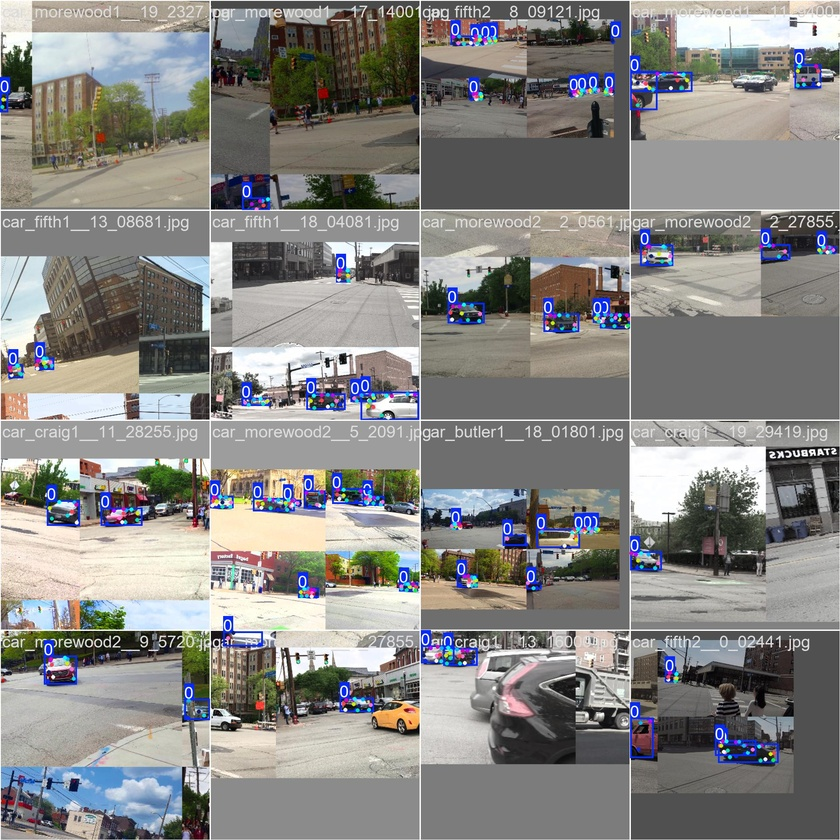
#> input picture images/flipfix_train_batch.jpg, 840 x 840 px, shrunk from 1920 x 1920 before the run
$ python realism_filter.py --inp ../images/flipfix_train_batch.jpg --out out.png
#> lines starting #> are read from the running program, lines starting #| are printed output that depends on the picture
"""Camera-realism filter for synthetic frames (the 'Unrecord' idea, but data-driven).

Measured gap synth->real CarFusion: real is sharper (x2.6), more saturated (x1.5),
slightly lower contrast (x0.82), and is JPEG (high-freq ringing) while synth is clean
PNG. So the realism stack INCREASES sharpness and saturation and adds JPEG/noise -
the opposite of the naive 'add blur + grain' look.

Stack (geometry-preserving, so keypoints stay valid):
  1. contrast pull-down toward real
  2. saturation boost toward real
  3. unsharp mask (real photos carry more edge energy than soft TAA renders)
  4. fine sensor noise
  5. subtle chromatic aberration (real lens)
  6. mild vignette
  7. JPEG recompression (matches CarFusion's compression artifacts)

apply() is deterministic; apply_random() jitters the parameters per frame for
domain-randomized training data.
"""

from __future__ import annotations

import argparse

import cv2
import numpy as np


def _chromatic_aberration(img, shift=1.2):
    h, w = img.shape[:2]
    yy, xx = np.mgrid[0:h, 0:w].astype(np.float32)
    cx, cy = w / 2, h / 2
    nx, ny = (xx - cx) / cx, (yy - cy) / cy
    b, g, r = cv2.split(img.astype(np.float32))
    mapxr, mapyr = xx + nx * shift, yy + ny * shift
    mapxb, mapyb = xx - nx * shift, yy - ny * shift
    r = cv2.remap(r, mapxr, mapyr, cv2.INTER_LINEAR, borderMode=cv2.BORDER_REFLECT)
    b = cv2.remap(b, mapxb, mapyb, cv2.INTER_LINEAR, borderMode=cv2.BORDER_REFLECT)
    return cv2.merge([b, g, r])


def _vignette(img, strength=0.25):
    h, w = img.shape[:2]
    yy, xx = np.mgrid[0:h, 0:w].astype(np.float32)
    d = np.sqrt(((xx - w / 2) / (w / 2)) ** 2 + ((yy - h / 2) / (h / 2)) ** 2)
    mask = 1.0 - strength * np.clip(d - 0.4, 0, 1) ** 2
    return img * mask[..., None]


def apply(
    img,
    contrast=0.85,
    saturation=1.45,
    sharp=0.8,
    noise=4.0,
    aberration=1.2,
    vignette=0.22,
    jpeg_q=72,
):
    """Apply the realism stack to a BGR uint8 image; returns BGR uint8."""
    x = img.astype(np.float32)
    # 1. contrast toward real (pull toward mid-gray)
    x = (x - 128.0) * contrast + 128.0
    # 2. saturation boost
    hsv = cv2.cvtColor(np.clip(x, 0, 255).astype(np.uint8), cv2.COLOR_BGR2HSV).astype(np.float32)
    hsv[..., 1] = np.clip(hsv[..., 1] * saturation, 0, 255)
    x = cv2.cvtColor(hsv.astype(np.uint8), cv2.COLOR_HSV2BGR).astype(np.float32)
    # 3. unsharp mask (add edge energy)
    blur = cv2.GaussianBlur(x, (0, 0), 1.4)
    x = x + sharp * (x - blur)
    # 4. fine sensor noise
    x = x + np.random.normal(0, noise, x.shape).astype(np.float32)
    # 5. chromatic aberration
    x = _chromatic_aberration(np.clip(x, 0, 255), aberration)
    # 6. vignette
    x = _vignette(x, vignette)
    x = np.clip(x, 0, 255).astype(np.uint8)
    # 7. JPEG recompression
    ok, enc = cv2.imencode(".jpg", x, [cv2.IMWRITE_JPEG_QUALITY, int(jpeg_q)])
    return cv2.imdecode(enc, cv2.IMREAD_COLOR) if ok else x


def apply_random(img, rng):
    """Domain-randomized variant: jitter parameters per frame."""
    return apply(
        img,
        contrast=rng.uniform(0.8, 0.95),
        saturation=rng.uniform(1.25, 1.6),
        sharp=rng.uniform(0.5, 1.1),
        noise=rng.uniform(2.0, 6.0),
        aberration=rng.uniform(0.6, 1.8),
        vignette=rng.uniform(0.12, 0.30),
        jpeg_q=int(rng.uniform(60, 85)),
    )


def main():
    ap = argparse.ArgumentParser()
    ap.add_argument("--inp", required=True)
    ap.add_argument("--out", required=True)
    args = ap.parse_args()
    img = cv2.imread(args.inp)
#> img is the input picture: shape (840, 840, 3); mean B, G, R 132, 134.1, 134.9
    cv2.imwrite(args.out, apply(img))
#> in apply, `hsv[..., 1] = np.clip(hsv[..., 1] * saturation, 0, 255)`:
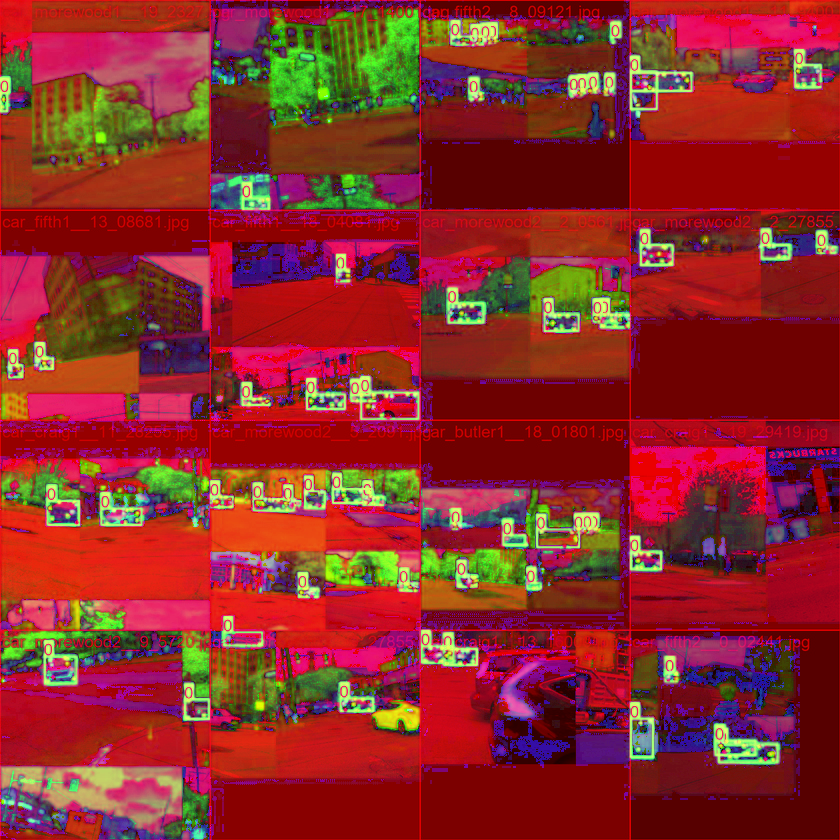
#> hsv: shape (840, 840, 3) float32; mean B, G, R 40.6, 42.8, 140.5
#> in apply, `blur = cv2.GaussianBlur(x, (0, 0), 1.4)`:
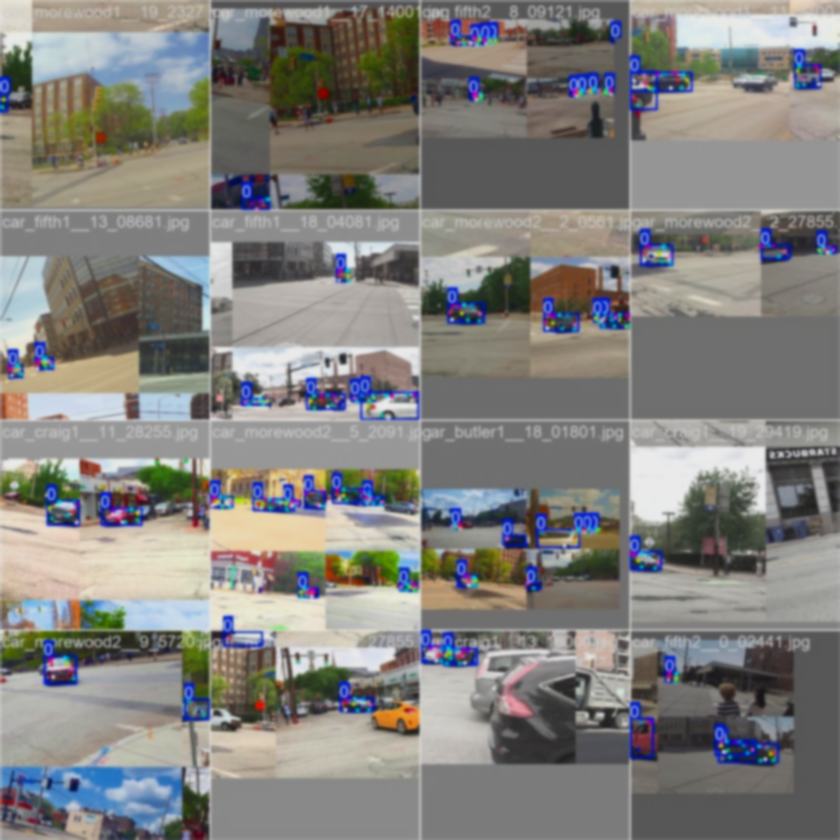
#> blur: shape (840, 840, 3) float32; mean B, G, R 126.4, 129.3, 130.5
#> in apply, `x = x + sharp * (x - blur)`:
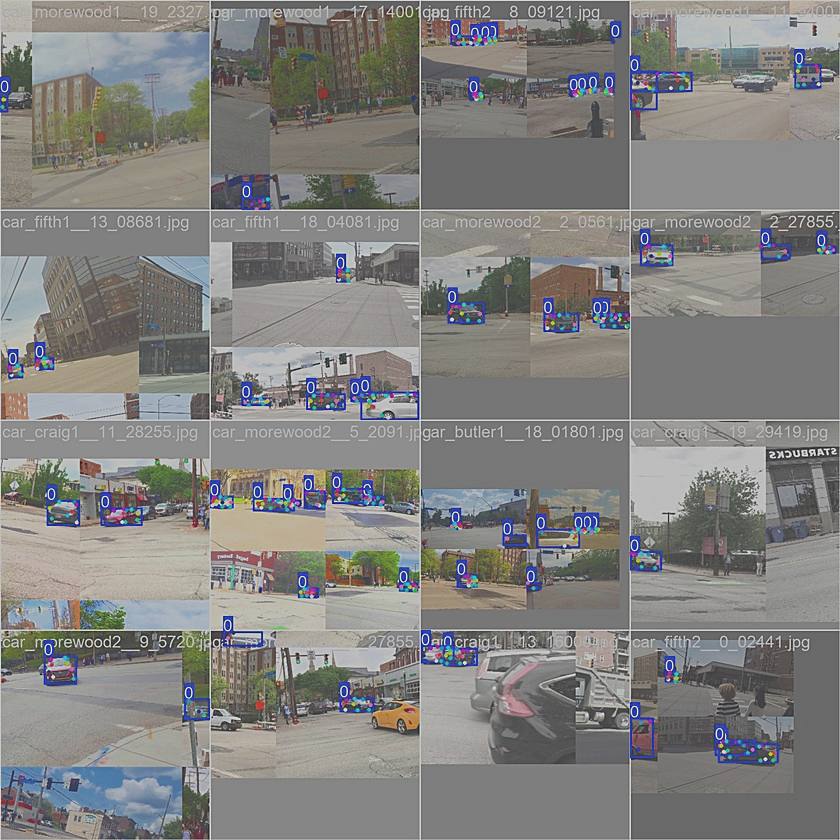
#> x: shape (840, 840, 3) float32; mean B, G, R 126.7, 129.6, 130.8; drawn with min black and max white
#> in _chromatic_aberration, `r = cv2.remap(r, mapxr, mapyr, cv2.INTER_LINEAR, borderMode=cv2.BORDER..`:
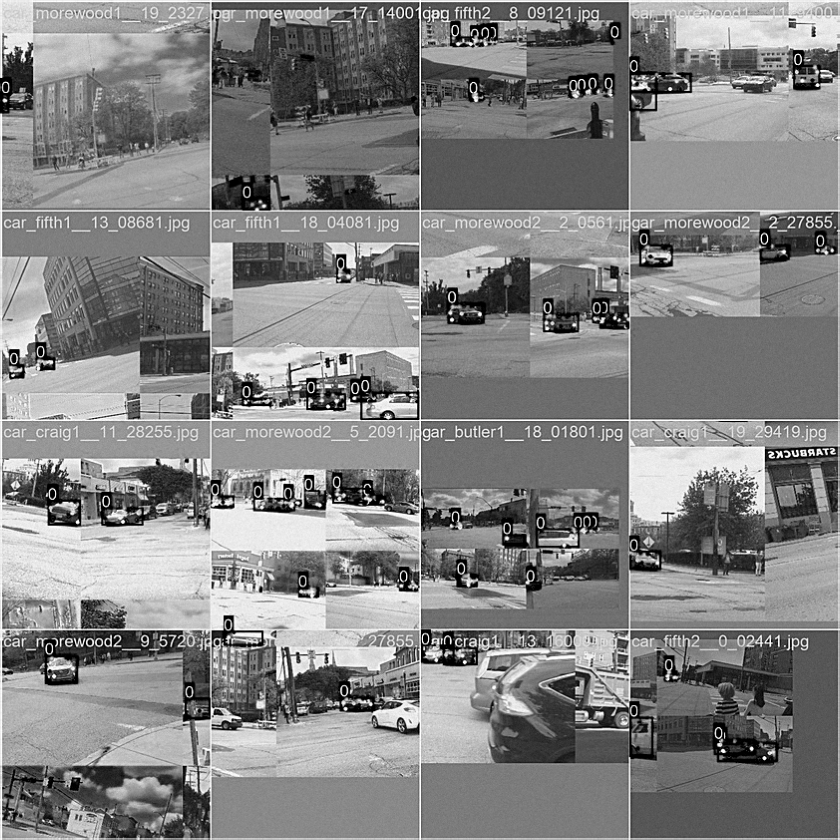
#> r: shape (840, 840) float32; min 0, max 255, mean 131.4
#> in _chromatic_aberration, `b = cv2.remap(b, mapxb, mapyb, cv2.INTER_LINEAR, borderMode=cv2.BORDER..`:
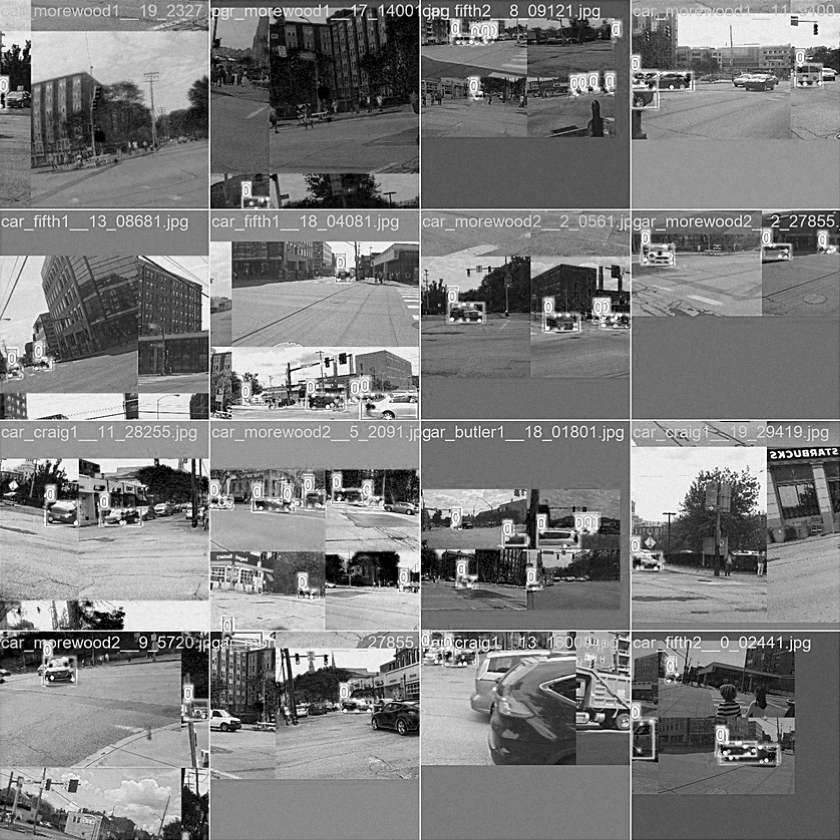
#> b: shape (840, 840) float32; min 0, max 255, mean 126.1
#> in _vignette, `return img * mask[..., None]`:
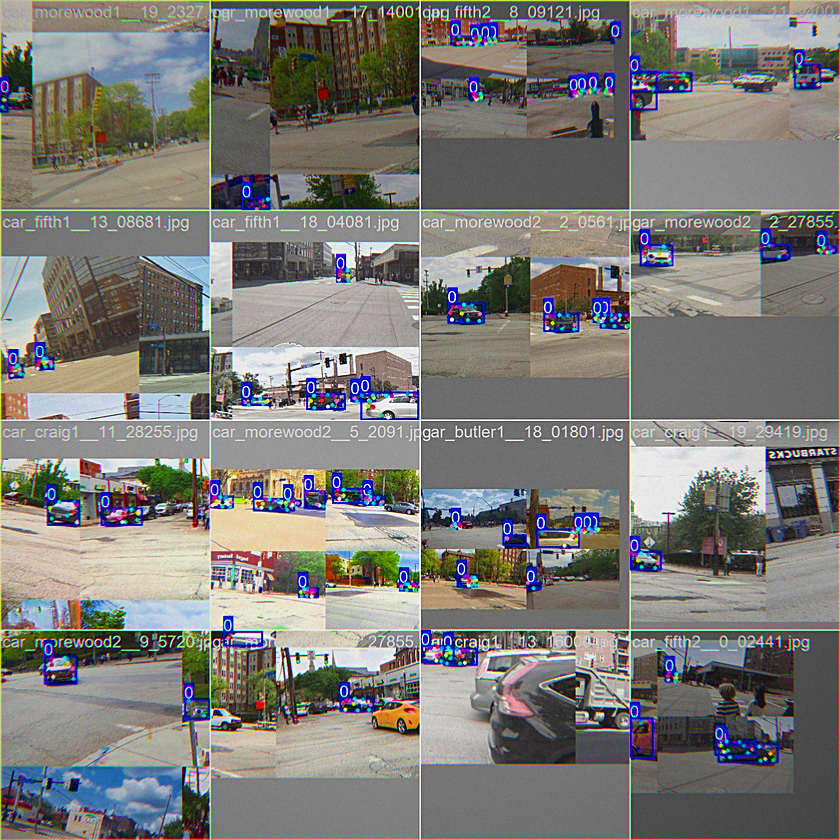
#> returned value: shape (840, 840, 3) float32; mean of channels 0, 1, 2 120.2, 123.4, 125.3; drawn as B, G, R
    print("wrote", args.out)


if __name__ == "__main__":
    main()
